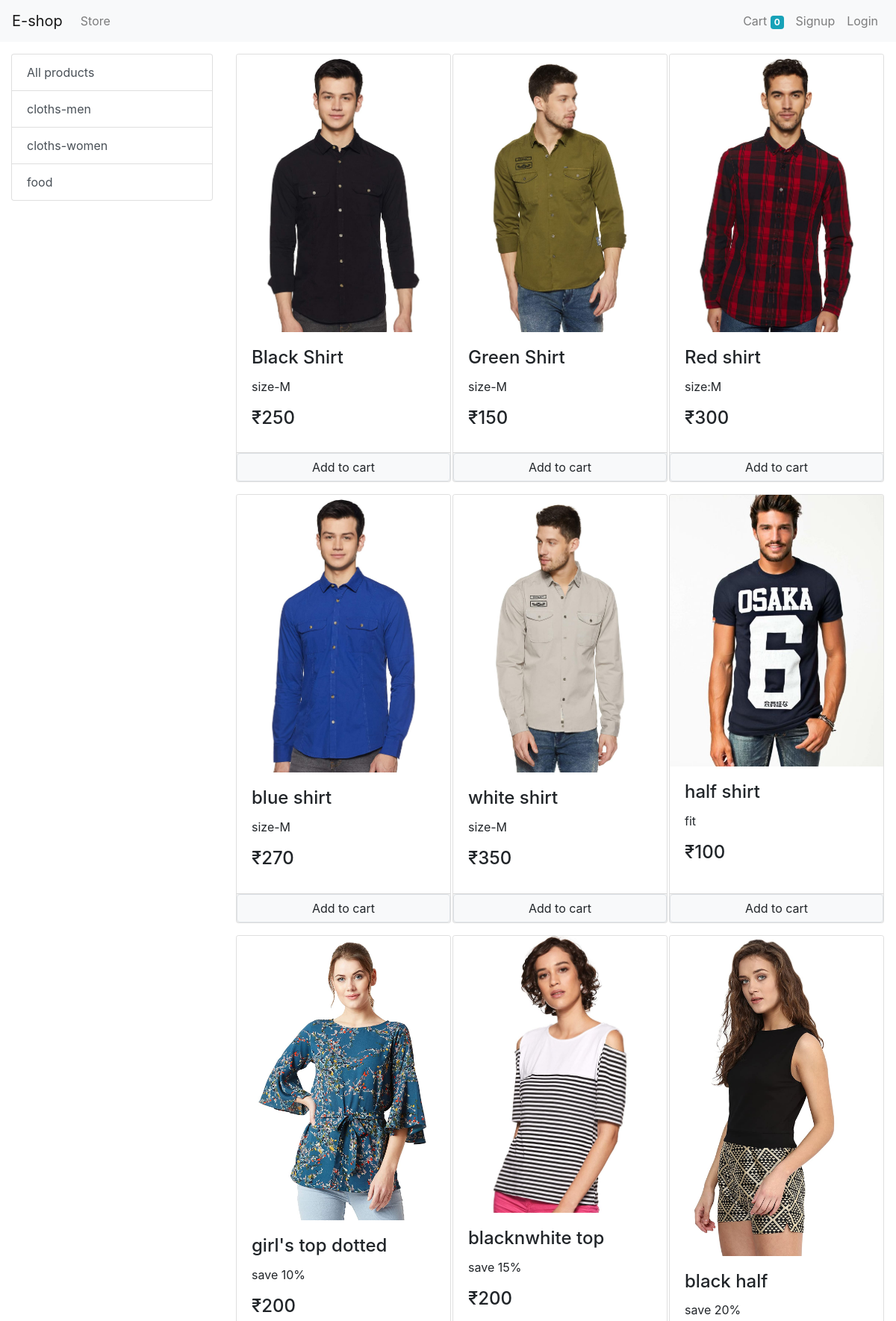
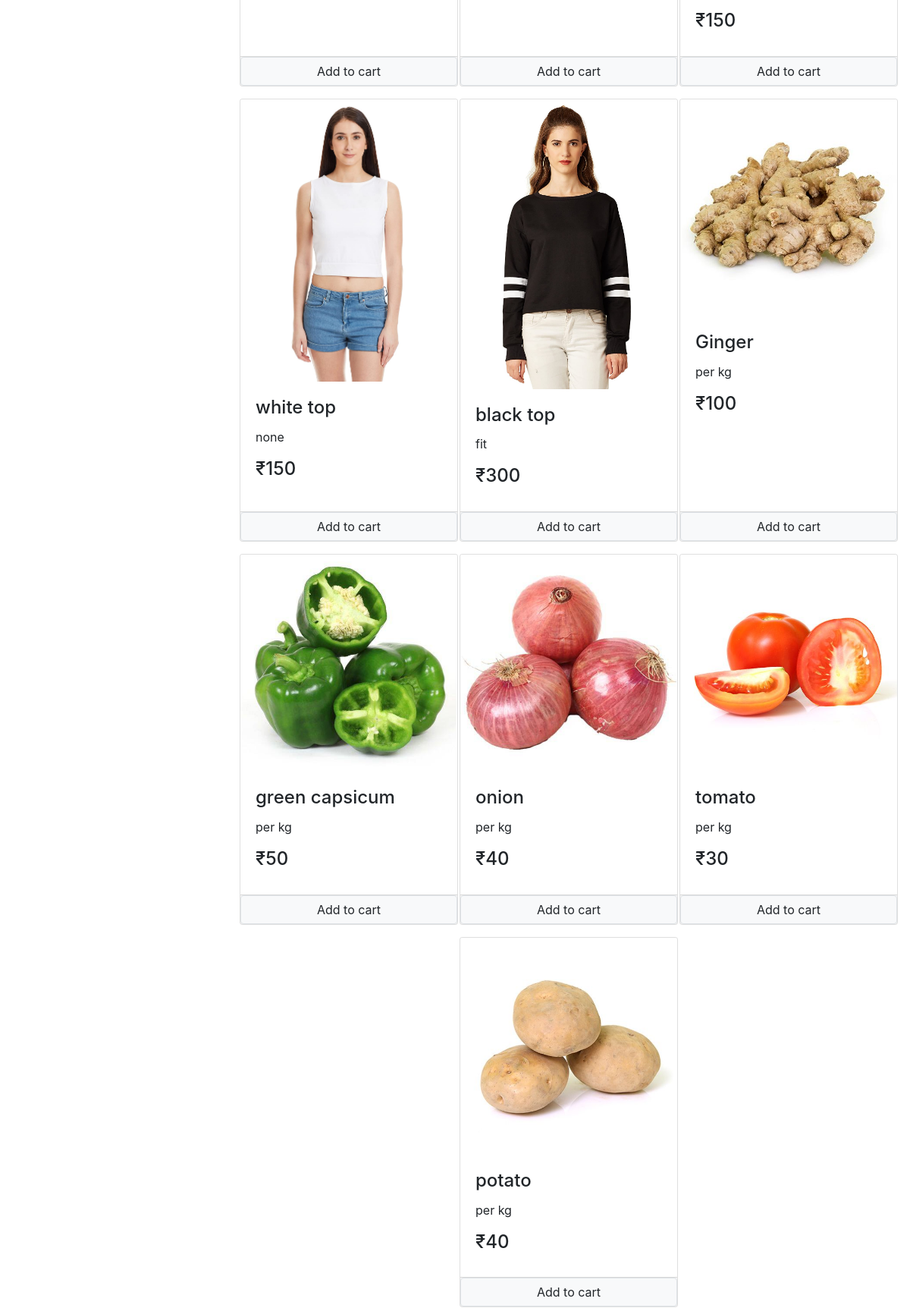
The page / (upper part) on the database its author committed (2 pictures, top to bottom).
### store/models.py (models this page shows, shortened)
class Category(models.Model):
    name = models.CharField(max_length=20)
    @staticmethod
    def get_all_categories():
        return Category.objects.all()

class Product(models.Model):
    name = models.CharField(max_length=20)
    price = models.IntegerField(default=0)
    category = models.ForeignKey(Category, on_delete=models.CASCADE)
    image = models.ImageField(upload_to='uploads/products')
    description = models.CharField(
        max_length=200, default='', null=True, blank=True)
    @staticmethod
    def get_all_product():
        return Product.objects.all()

### store/views.py (the view, shortened to what this page needs)
# urls.py: path('', Index.as_view(), name='homepage'),
class Index(View):
    def get(self, request):
        category_id = request.GET.get('category')
        if category_id:
            products = Product.get_all_product_by_category(category_id)
        else:
            products = Product.get_all_product()
        categories = Category.get_all_categories()
        data = {}
        data['products'] = products
        data['categories'] = categories
        return render(request, 'store.html', data)

### store/templatetags/custom_filter.py (called while the page is built)
@register.filter(name='currency')
def currency(number):
    return "₹"+str(number)

### store/templates/store.html (shortened to what this page needs)
{% extends 'base.html' %}
{% block content %}
{% load cart %}
{% load custom_filter %}
<div class="container-fluid mt-3">
    <div class="row">
        <div class="col-lg-3">
            <div class="list-group">
                <a href="/" class="list-group-item list-group-item-action">All products</a>
                {% for category in categories %}
                <a href="/?category={{category.id}}"
                    class="list-group-item list-group-item-action">{{category.name}}</a>
                {% endfor %}
            </div>
        </div>
        <div id="product" class="col-lg-9">
            <div class="row mx-auto">
                {% for product in products %}
                <div class="card mx-auto mb-3" id="{{product.id}}" style="width:18rem;">
                    <img class="card-img-top" src="{{product.image.url}}" alt="Card image cap">
                    <div class="card-body">
                        <h4 class="card-title">{{product.name}}</h4>
                        <p class="card-text">{{product.description}}</p>
                        <h4 class="card-title">{{product.price|currency}}</h4>
                    </div>
                    <div class="card-footer p-0 no-gutters">
                        {% if product|is_in_cart:request.session.cart %}
                        <div class="row no-gutters">
                            <form action="/#{{product.id}}" method="post" class="col-2">
                                {% csrf_token %}
                                <input hidden type="text" name="product" value="{{product.id}}">
                                <input hidden type="text" name="remove" value="True">
                                <input type="submit" value="-" class="btn btn-block btn-secondary">
                            </form>
                            <div class="text-center col">{{product|cart_quantity:request.session.cart}} in Cart
                            </div>
                            <form action="/#{{product.id}}" method="post" class="col-2">
                                {% csrf_token %}
                                <input hidden type="text" name="product" value="{{product.id}}">
                                <input type="submit" value="+" class="btn btn-block btn-secondary">
                            </form>
                        </div>
                        {% else %}
                        <form action="/#{{product.id}}" method="POST" class="btn-block">
                            <input class="float-right btn btn-light border form-control" type="submit"
                                value="Add to cart">
                        </form>
                        {% endif %}
                    </div>
                </div>
                {% endfor %}
            </div>
        </div>
    </div>
</div>
{% endblock %}

### store/templates/base.html (shortened to what this page needs)
<!doctype html>
<html lang="en">
<head>
    <link rel="stylesheet" href="https://maxcdn.bootstrapcdn.com/bootstrap/4.0.0/css/bootstrap.min.css"
>
</head>
<body>
    <nav class="navbar navbar-expand-lg navbar-light bg-light mb-3">
        <a class="navbar-brand" href="#">E-shop</a>
        <div class="collapse navbar-collapse" id="navbarSupportedContent">
            <ul class="navbar-nav mr-auto">
                <li class="nav-item">
                    <a class="nav-link" href="/">Store <span class="sr-only">(current)</span></a>
                </li>
            </ul>
            <ul class="navbar-nav my-2 my-lg-0">
                <li class="nav-item">
                    <a class="nav-link" href="/cart">Cart
                        <span class="badge badge-info">{{request.session.cart.keys|length}}</span>
                        <span class="sr-only">(current)</span></a>
                </li>
                {% if request.session.customer %}
                 <li class="nav-item">
                    <a class="nav-link" href="/orders">Orders <span class="sr-only">(current)</span></a>
                </li>
                <li class="nav-item">
                    <a class="nav-link" href="/logout">Logout <span class="sr-only">(current)</span></a>
                </li>
                {% else %}
                <li class="nav-item">
                    <a class="nav-link" href="/signup">Signup <span class="sr-only">(current)</span></a>
                </li>
                <li class="nav-item">
                    <a class="nav-link" href="/login">Login <span class="sr-only">(current)</span></a>
                </li>
                {% endif %}
            </ul>
        </div>
    </nav>
    {% block content %}
    {% endblock %}
</body>
</html>

### rows shown on the page
Category: name "cloths-men"
Category: name "cloths-women"
Category: name "food"
Product: {{ product.id }} 1 (drawn), image (picture), name "Black Shirt", description "size-M", price "₹250"
Product: image (picture), name "Green Shirt", description "size-M", price "₹150"
Product: image (picture), name "Red shirt", description "size:M", price "₹300"
Product: image (picture), name "blue shirt", description "size-M", price "₹270"
Product: image (picture), name "white shirt", description "size-M", price "₹350"
Product: image (picture), name "half shirt", description "fit", price "₹100"
Product: image (picture), name "girl's top dotted", description "save 10%", price "₹200"
Product: image (picture), name "blacknwhite top", description "save 15%", price "₹200"
Product: image (picture), name "black half", description "save 20%", price "₹150"
Product: image (picture), name "white top", description "none", price "₹150"
Product: image (picture), name "black top", description "fit", price "₹300"
Product: image (picture), name "Ginger", description "per kg", price "₹100"
Product: image (picture), name "green capsicum", description "per kg", price "₹50"
Product: image (picture), name "onion", description "per kg", price "₹40"
Product: image (picture), name "tomato", description "per kg", price "₹30"
Product: image (picture), name "potato", description "per kg", price "₹40"

### other values the page prints
{{ request.session.cart.keys|length }} "0"
